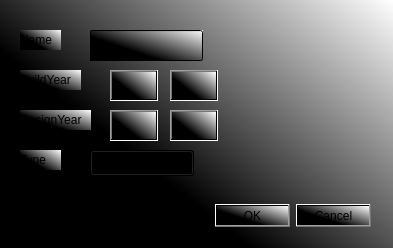
<?xml version="1.0" encoding="UTF-8"?>
<ui version="4.0">
 <class>SearchComputerDialog</class>
 <widget class="QDialog" name="SearchComputerDialog">
  <property name="geometry">
   <rect>
    <x>0</x>
    <y>0</y>
    <width>393</width>
    <height>248</height>
   </rect>
  </property>
  <property name="windowTitle">
   <string>Dialog</string>
  </property>
  <property name="styleSheet">
   <string notr="true">background-color: qlineargradient(spread:pad, x1:0.291, y1:0.568, x2:1, y2:0, stop:0 rgba(0, 0, 0, 255), stop:1 rgba(255, 255, 255, 255));</string>
  </property>
  <widget class="QDialogButtonBox" name="buttonBox">
   <property name="geometry">
    <rect>
     <x>30</x>
     <y>200</y>
     <width>341</width>
     <height>32</height>
    </rect>
   </property>
   <property name="styleSheet">
    <string notr="true">background-color: qconicalgradient(cx:1, cy:0.0340909, angle:0, stop:0 rgba(35, 40, 3, 255), stop:0.16 rgba(136, 106, 22, 255), stop:0.225 rgba(166, 140, 41, 255), stop:0.285 rgba(204, 181, 74, 255), stop:0.345 rgba(235, 219, 102, 255), stop:0.415 rgba(245, 236, 112, 255), stop:0.52 rgba(209, 190, 76, 255), stop:0.57 rgba(187, 156, 51, 255), stop:0.635 rgba(168, 142, 42, 255), stop:0.695 rgba(202, 174, 68, 255), stop:0.75 rgba(218, 202, 86, 255), stop:0.815 rgba(208, 187, 73, 255), stop:0.88 rgba(187, 156, 51, 255), stop:0.935 rgba(137, 108, 26, 255), stop:1 rgba(35, 40, 3, 255));</string>
   </property>
   <property name="orientation">
    <enum>Qt::Horizontal</enum>
   </property>
   <property name="standardButtons">
    <set>QDialogButtonBox::Cancel|QDialogButtonBox::Ok</set>
   </property>
  </widget>
  <widget class="QLabel" name="labelName">
   <property name="geometry">
    <rect>
     <x>20</x>
     <y>30</y>
     <width>41</width>
     <height>20</height>
    </rect>
   </property>
   <property name="styleSheet">
    <string notr="true">background-color: qconicalgradient(cx:1, cy:0.0340909, angle:0, stop:0 rgba(35, 40, 3, 255), stop:0.16 rgba(136, 106, 22, 255), stop:0.225 rgba(166, 140, 41, 255), stop:0.285 rgba(204, 181, 74, 255), stop:0.345 rgba(235, 219, 102, 255), stop:0.415 rgba(245, 236, 112, 255), stop:0.52 rgba(209, 190, 76, 255), stop:0.57 rgba(187, 156, 51, 255), stop:0.635 rgba(168, 142, 42, 255), stop:0.695 rgba(202, 174, 68, 255), stop:0.75 rgba(218, 202, 86, 255), stop:0.815 rgba(208, 187, 73, 255), stop:0.88 rgba(187, 156, 51, 255), stop:0.935 rgba(137, 108, 26, 255), stop:1 rgba(35, 40, 3, 255));</string>
   </property>
   <property name="text">
    <string>Name</string>
   </property>
  </widget>
  <widget class="QLabel" name="labelDY">
   <property name="geometry">
    <rect>
     <x>20</x>
     <y>110</y>
     <width>71</width>
     <height>20</height>
    </rect>
   </property>
   <property name="styleSheet">
    <string notr="true">background-color: qconicalgradient(cx:1, cy:0.0340909, angle:0, stop:0 rgba(35, 40, 3, 255), stop:0.16 rgba(136, 106, 22, 255), stop:0.225 rgba(166, 140, 41, 255), stop:0.285 rgba(204, 181, 74, 255), stop:0.345 rgba(235, 219, 102, 255), stop:0.415 rgba(245, 236, 112, 255), stop:0.52 rgba(209, 190, 76, 255), stop:0.57 rgba(187, 156, 51, 255), stop:0.635 rgba(168, 142, 42, 255), stop:0.695 rgba(202, 174, 68, 255), stop:0.75 rgba(218, 202, 86, 255), stop:0.815 rgba(208, 187, 73, 255), stop:0.88 rgba(187, 156, 51, 255), stop:0.935 rgba(137, 108, 26, 255), stop:1 rgba(35, 40, 3, 255));</string>
   </property>
   <property name="text">
    <string>DesignYear</string>
   </property>
  </widget>
  <widget class="QLabel" name="LabelBY">
   <property name="geometry">
    <rect>
     <x>20</x>
     <y>70</y>
     <width>61</width>
     <height>20</height>
    </rect>
   </property>
   <property name="styleSheet">
    <string notr="true">background-color: qconicalgradient(cx:1, cy:0.0340909, angle:0, stop:0 rgba(35, 40, 3, 255), stop:0.16 rgba(136, 106, 22, 255), stop:0.225 rgba(166, 140, 41, 255), stop:0.285 rgba(204, 181, 74, 255), stop:0.345 rgba(235, 219, 102, 255), stop:0.415 rgba(245, 236, 112, 255), stop:0.52 rgba(209, 190, 76, 255), stop:0.57 rgba(187, 156, 51, 255), stop:0.635 rgba(168, 142, 42, 255), stop:0.695 rgba(202, 174, 68, 255), stop:0.75 rgba(218, 202, 86, 255), stop:0.815 rgba(208, 187, 73, 255), stop:0.88 rgba(187, 156, 51, 255), stop:0.935 rgba(137, 108, 26, 255), stop:1 rgba(35, 40, 3, 255));</string>
   </property>
   <property name="text">
    <string>BuildYear</string>
   </property>
  </widget>
  <widget class="QLabel" name="labelType">
   <property name="geometry">
    <rect>
     <x>20</x>
     <y>150</y>
     <width>41</width>
     <height>20</height>
    </rect>
   </property>
   <property name="styleSheet">
    <string notr="true">background-color: qconicalgradient(cx:1, cy:0.0340909, angle:0, stop:0 rgba(35, 40, 3, 255), stop:0.16 rgba(136, 106, 22, 255), stop:0.225 rgba(166, 140, 41, 255), stop:0.285 rgba(204, 181, 74, 255), stop:0.345 rgba(235, 219, 102, 255), stop:0.415 rgba(245, 236, 112, 255), stop:0.52 rgba(209, 190, 76, 255), stop:0.57 rgba(187, 156, 51, 255), stop:0.635 rgba(168, 142, 42, 255), stop:0.695 rgba(202, 174, 68, 255), stop:0.75 rgba(218, 202, 86, 255), stop:0.815 rgba(208, 187, 73, 255), stop:0.88 rgba(187, 156, 51, 255), stop:0.935 rgba(137, 108, 26, 255), stop:1 rgba(35, 40, 3, 255));</string>
   </property>
   <property name="text">
    <string>Type</string>
   </property>
  </widget>
  <widget class="QLineEdit" name="InputName">
   <property name="geometry">
    <rect>
     <x>90</x>
     <y>30</y>
     <width>113</width>
     <height>31</height>
    </rect>
   </property>
   <property name="styleSheet">
    <string notr="true">background-color: qconicalgradient(cx:1, cy:0.0340909, angle:0, stop:0 rgba(35, 40, 3, 255), stop:0.16 rgba(136, 106, 22, 255), stop:0.225 rgba(166, 140, 41, 255), stop:0.285 rgba(204, 181, 74, 255), stop:0.345 rgba(235, 219, 102, 255), stop:0.415 rgba(245, 236, 112, 255), stop:0.52 rgba(209, 190, 76, 255), stop:0.57 rgba(187, 156, 51, 255), stop:0.635 rgba(168, 142, 42, 255), stop:0.695 rgba(202, 174, 68, 255), stop:0.75 rgba(218, 202, 86, 255), stop:0.815 rgba(208, 187, 73, 255), stop:0.88 rgba(187, 156, 51, 255), stop:0.935 rgba(137, 108, 26, 255), stop:1 rgba(35, 40, 3, 255));</string>
   </property>
  </widget>
  <widget class="QSpinBox" name="InputBuildYearFrom">
   <property name="geometry">
    <rect>
     <x>110</x>
     <y>70</y>
     <width>48</width>
     <height>31</height>
    </rect>
   </property>
   <property name="styleSheet">
    <string notr="true">background-color: qconicalgradient(cx:1, cy:0.0340909, angle:0, stop:0 rgba(35, 40, 3, 255), stop:0.16 rgba(136, 106, 22, 255), stop:0.225 rgba(166, 140, 41, 255), stop:0.285 rgba(204, 181, 74, 255), stop:0.345 rgba(235, 219, 102, 255), stop:0.415 rgba(245, 236, 112, 255), stop:0.52 rgba(209, 190, 76, 255), stop:0.57 rgba(187, 156, 51, 255), stop:0.635 rgba(168, 142, 42, 255), stop:0.695 rgba(202, 174, 68, 255), stop:0.75 rgba(218, 202, 86, 255), stop:0.815 rgba(208, 187, 73, 255), stop:0.88 rgba(187, 156, 51, 255), stop:0.935 rgba(137, 108, 26, 255), stop:1 rgba(35, 40, 3, 255));</string>
   </property>
   <property name="buttonSymbols">
    <enum>QAbstractSpinBox::NoButtons</enum>
   </property>
  </widget>
  <widget class="QSpinBox" name="InputDesignYearFrom">
   <property name="geometry">
    <rect>
     <x>110</x>
     <y>110</y>
     <width>48</width>
     <height>31</height>
    </rect>
   </property>
   <property name="styleSheet">
    <string notr="true">background-color: qconicalgradient(cx:1, cy:0.0340909, angle:0, stop:0 rgba(35, 40, 3, 255), stop:0.16 rgba(136, 106, 22, 255), stop:0.225 rgba(166, 140, 41, 255), stop:0.285 rgba(204, 181, 74, 255), stop:0.345 rgba(235, 219, 102, 255), stop:0.415 rgba(245, 236, 112, 255), stop:0.52 rgba(209, 190, 76, 255), stop:0.57 rgba(187, 156, 51, 255), stop:0.635 rgba(168, 142, 42, 255), stop:0.695 rgba(202, 174, 68, 255), stop:0.75 rgba(218, 202, 86, 255), stop:0.815 rgba(208, 187, 73, 255), stop:0.88 rgba(187, 156, 51, 255), stop:0.935 rgba(137, 108, 26, 255), stop:1 rgba(35, 40, 3, 255));</string>
   </property>
   <property name="buttonSymbols">
    <enum>QAbstractSpinBox::NoButtons</enum>
   </property>
  </widget>
  <widget class="QComboBox" name="InputType">
   <property name="geometry">
    <rect>
     <x>90</x>
     <y>150</y>
     <width>104</width>
     <height>26</height>
    </rect>
   </property>
   <property name="styleSheet">
    <string notr="true">background-color: qconicalgradient(cx:1, cy:0.0340909, angle:0, stop:0 rgba(35, 40, 3, 255), stop:0.16 rgba(136, 106, 22, 255), stop:0.225 rgba(166, 140, 41, 255), stop:0.285 rgba(204, 181, 74, 255), stop:0.345 rgba(235, 219, 102, 255), stop:0.415 rgba(245, 236, 112, 255), stop:0.52 rgba(209, 190, 76, 255), stop:0.57 rgba(187, 156, 51, 255), stop:0.635 rgba(168, 142, 42, 255), stop:0.695 rgba(202, 174, 68, 255), stop:0.75 rgba(218, 202, 86, 255), stop:0.815 rgba(208, 187, 73, 255), stop:0.88 rgba(187, 156, 51, 255), stop:0.935 rgba(137, 108, 26, 255), stop:1 rgba(35, 40, 3, 255));</string>
   </property>
  </widget>
  <widget class="QSpinBox" name="InputBuildYearTo">
   <property name="geometry">
    <rect>
     <x>170</x>
     <y>70</y>
     <width>48</width>
     <height>31</height>
    </rect>
   </property>
   <property name="styleSheet">
    <string notr="true">background-color: qconicalgradient(cx:1, cy:0.0340909, angle:0, stop:0 rgba(35, 40, 3, 255), stop:0.16 rgba(136, 106, 22, 255), stop:0.225 rgba(166, 140, 41, 255), stop:0.285 rgba(204, 181, 74, 255), stop:0.345 rgba(235, 219, 102, 255), stop:0.415 rgba(245, 236, 112, 255), stop:0.52 rgba(209, 190, 76, 255), stop:0.57 rgba(187, 156, 51, 255), stop:0.635 rgba(168, 142, 42, 255), stop:0.695 rgba(202, 174, 68, 255), stop:0.75 rgba(218, 202, 86, 255), stop:0.815 rgba(208, 187, 73, 255), stop:0.88 rgba(187, 156, 51, 255), stop:0.935 rgba(137, 108, 26, 255), stop:1 rgba(35, 40, 3, 255));</string>
   </property>
   <property name="buttonSymbols">
    <enum>QAbstractSpinBox::NoButtons</enum>
   </property>
  </widget>
  <widget class="QSpinBox" name="InputDesignYearTo">
   <property name="geometry">
    <rect>
     <x>170</x>
     <y>110</y>
     <width>48</width>
     <height>31</height>
    </rect>
   </property>
   <property name="styleSheet">
    <string notr="true">background-color: qconicalgradient(cx:1, cy:0.0340909, angle:0, stop:0 rgba(35, 40, 3, 255), stop:0.16 rgba(136, 106, 22, 255), stop:0.225 rgba(166, 140, 41, 255), stop:0.285 rgba(204, 181, 74, 255), stop:0.345 rgba(235, 219, 102, 255), stop:0.415 rgba(245, 236, 112, 255), stop:0.52 rgba(209, 190, 76, 255), stop:0.57 rgba(187, 156, 51, 255), stop:0.635 rgba(168, 142, 42, 255), stop:0.695 rgba(202, 174, 68, 255), stop:0.75 rgba(218, 202, 86, 255), stop:0.815 rgba(208, 187, 73, 255), stop:0.88 rgba(187, 156, 51, 255), stop:0.935 rgba(137, 108, 26, 255), stop:1 rgba(35, 40, 3, 255));</string>
   </property>
   <property name="buttonSymbols">
    <enum>QAbstractSpinBox::NoButtons</enum>
   </property>
  </widget>
 </widget>
 <resources/>
 <connections>
  <connection>
   <sender>buttonBox</sender>
   <signal>accepted()</signal>
   <receiver>SearchComputerDialog</receiver>
   <slot>accept()</slot>
   <hints>
    <hint type="sourcelabel">
     <x>248</x>
     <y>254</y>
    </hint>
    <hint type="destinationlabel">
     <x>157</x>
     <y>274</y>
    </hint>
   </hints>
  </connection>
  <connection>
   <sender>buttonBox</sender>
   <signal>rejected()</signal>
   <receiver>SearchComputerDialog</receiver>
   <slot>reject()</slot>
   <hints>
    <hint type="sourcelabel">
     <x>316</x>
     <y>260</y>
    </hint>
    <hint type="destinationlabel">
     <x>286</x>
     <y>274</y>
    </hint>
   </hints>
  </connection>
 </connections>
</ui>
